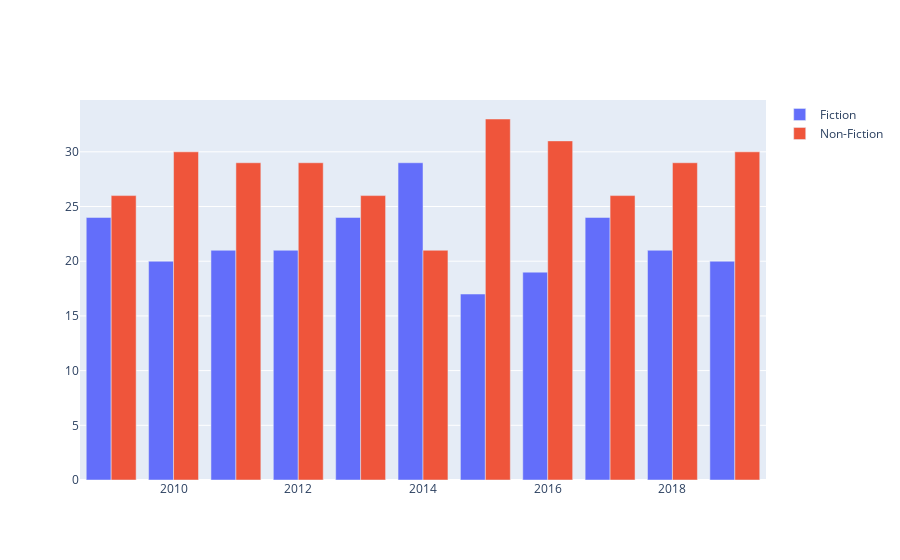

This figure's notebook cell:
### Code cell
plot = go.Figure(data=[go.Bar( 
    name = 'Fiction', 
    x = books_count.index, y = books_count['Books per Year Fiction']
   ), 
                       go.Bar( 
    name = 'Non-Fiction', 
    x = books_count.index, y = books_count['Books per Year Non-Fiction']
   ) 
]) 
                   
plot.show()

# fig = px.bar(x = books_count.index, y = books_count['Books per Year Fiction'])
# fig = px.bar(x = books_count.index, y = books_count['Books per Year Non-Fiction'])

### Figure 1 — Plotly figure (JSON) as saved in the notebook; plotly's stock layout.template omitted (floating-point values rounded to 4 significant figures)
{"data": [{"name": "Fiction", "type": "bar", "x": [2009, 2010, 2011, 2012, 2013, 2014, 2015, 2016, 2017, 2018, 2019], "y": [24, 20, 21, 21, 24, 29, 17, 19, 24, 21, 20]}, {"name": "Non-Fiction", "type": "bar", "x": [2009, 2010, 2011, 2012, 2013, 2014, 2015, 2016, 2017, 2018, 2019], "y": [26, 30, 29, 29, 26, 21, 33, 31, 26, 29, 30]}], "layout": {"autosize": true, "xaxis": {"autorange": true, "range": [2008.0, 2020.0], "type": "linear"}, "yaxis": {"autorange": true, "range": [0, 34.74], "type": "linear"}}}
